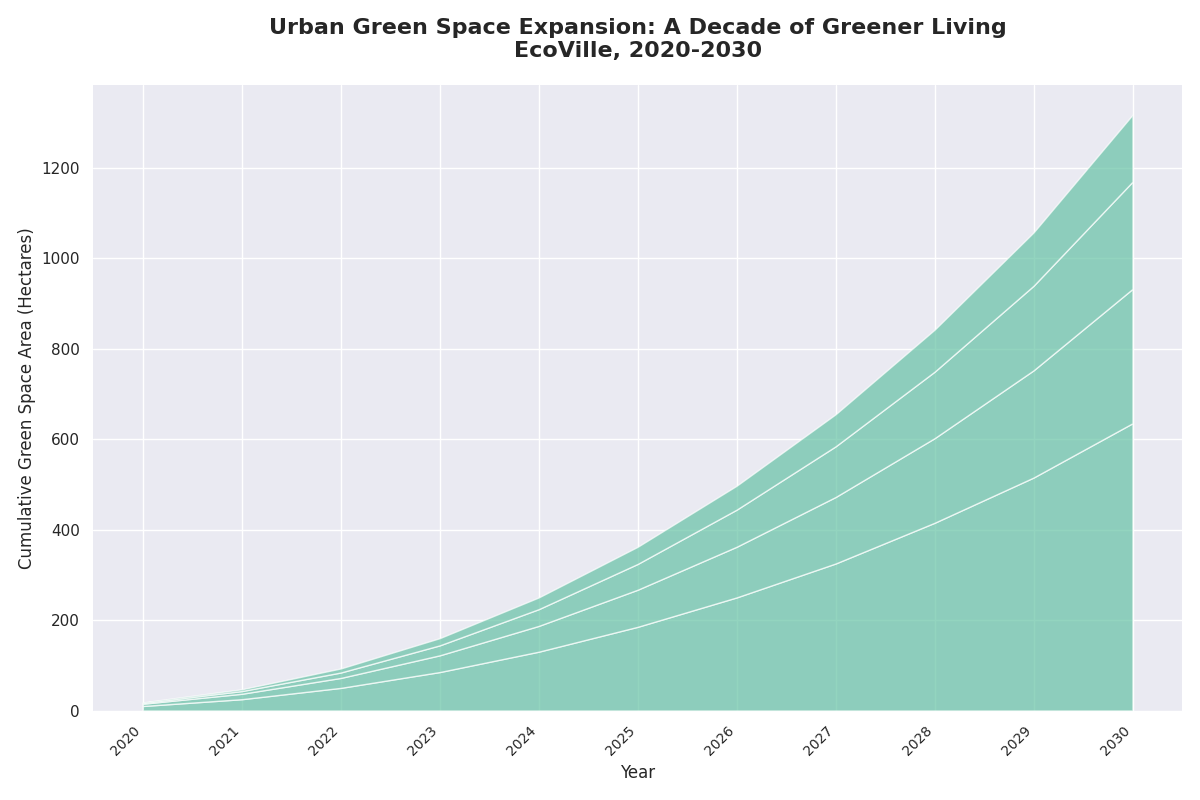

Recreate this plot in Python.
import matplotlib.pyplot as plt
import numpy as np

years = np.arange(2020, 2031)
parks = np.array([10, 15, 25, 35, 45, 55, 65, 75, 90, 100, 120])
gardens = np.array([5, 7, 10, 15, 20, 25, 30, 35, 40, 50, 60])
reserves = np.array([2, 4, 6, 10, 15, 20, 25, 30, 35, 40, 50])
community_spaces = np.array([1, 3, 5, 7, 10, 12, 15, 18, 22, 25, 30])

parks_cumulative = np.cumsum(parks)
gardens_cumulative = np.cumsum(gardens)
reserves_cumulative = np.cumsum(reserves)
community_spaces_cumulative = np.cumsum(community_spaces)

fig, ax = plt.subplots(figsize=(12, 8))

single_color = '#66c2a5'
ax.stackplot(years, parks_cumulative, gardens_cumulative, reserves_cumulative, community_spaces_cumulative,
             colors=[single_color] * 4, alpha=0.7)

ax.set_title('Urban Green Space Expansion: A Decade of Greener Living\nEcoVille, 2020-2030', 
             fontsize=16, fontweight='bold', pad=20)
ax.set_xlabel('Year', fontsize=12)
ax.set_ylabel('Cumulative Green Space Area (Hectares)', fontsize=12)

ax.set_xticks(years)
ax.set_xticklabels(years, rotation=45, ha='right', fontsize=10)

ax.spines['top'].set_visible(False)
ax.spines['right'].set_visible(False)
ax.spines['left'].set_visible(False)
ax.spines['bottom'].set_visible(False)

plt.tight_layout()
plt.show()
